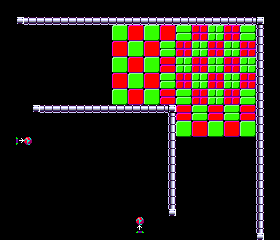

This game map was drawn from its Tiled (.tmx) file and the tilesets committed beside it. A one-line description and the full map source follow:
An orthogonal 35x30 tile map with 8x8 px tiles, 1 tile layer (Tile Layer 1).

<map version="1.9" tiledversion="1.9.2" orientation="orthogonal" renderorder="right-down" width="35" height="30" tilewidth="8" tileheight="8" infinite="0" nextlayerid="2" nextobjectid="1">
 <editorsettings>
  <export format="Breakout" />
 </editorsettings>
 <tileset firstgid="1" source="breakout-tiles.tsx" />
 <layer id="1" name="Tile Layer 1" width="35" height="30" offsetx="0" offsety="1.18835">
  <data encoding="csv">
0,0,0,0,0,0,0,0,0,0,0,0,0,0,0,0,0,0,0,0,0,0,0,0,0,0,0,0,0,0,0,0,0,0,0,
0,0,0,0,0,0,0,0,0,0,0,0,0,0,0,0,0,0,0,0,0,0,0,0,0,0,0,0,0,0,0,0,0,0,0,
0,0,6,7,7,7,7,7,7,7,7,7,7,7,7,7,7,7,7,7,7,7,7,7,7,7,7,7,7,7,7,7,6,0,0,
0,0,0,0,0,0,0,0,0,0,0,0,0,0,71,72,65,66,71,72,65,66,39,40,17,17,20,20,17,17,39,40,8,0,0,
0,0,0,0,0,0,0,0,0,0,0,0,0,0,87,88,81,82,87,88,81,82,39,40,17,17,20,20,17,17,39,40,8,0,0,
0,0,0,0,0,0,0,0,0,0,0,0,0,0,65,66,71,72,65,66,39,40,17,17,20,20,17,17,20,20,17,17,8,0,0,
0,0,0,0,0,0,0,0,0,0,0,0,0,0,81,82,87,88,81,82,39,40,17,17,20,20,17,17,20,20,17,17,8,0,0,
0,0,0,0,0,0,0,0,0,0,0,0,0,0,71,72,65,66,71,72,33,34,20,20,17,17,20,20,17,17,20,20,8,0,0,
0,0,0,0,0,0,0,0,0,0,0,0,0,0,87,88,81,82,87,88,33,34,20,20,17,17,20,20,17,17,20,20,8,0,0,
0,0,0,0,0,0,0,0,0,0,0,0,0,0,65,66,71,72,65,66,39,40,17,17,20,20,17,17,20,20,17,17,8,0,0,
0,0,0,0,0,0,0,0,0,0,0,0,0,0,81,82,87,88,81,82,39,40,17,17,20,20,17,17,20,20,17,17,8,0,0,
0,0,0,0,0,0,0,0,0,0,0,0,0,0,71,72,65,66,71,72,33,34,39,40,17,17,20,20,17,17,39,40,8,0,0,
0,0,0,0,0,0,0,0,0,0,0,0,0,0,87,88,81,82,87,88,33,34,39,40,17,17,20,20,17,17,39,40,8,0,0,
0,0,0,0,6,7,7,7,7,7,7,7,7,7,7,7,7,7,7,7,7,6,33,34,39,40,33,34,39,40,33,34,8,0,0,
0,0,0,0,0,0,0,0,0,0,0,0,0,0,0,0,0,0,0,0,0,8,33,34,39,40,33,34,39,40,33,34,8,0,0,
0,0,0,0,0,0,0,0,0,0,0,0,0,0,0,0,0,0,0,0,0,8,71,72,65,66,71,72,65,66,71,72,8,0,0,
0,0,0,0,0,0,0,0,0,0,0,0,0,0,0,0,0,0,0,0,0,8,87,88,81,82,87,88,81,82,87,88,8,0,0,
0,0,131,145,0,0,0,0,0,0,0,0,0,0,0,0,0,0,0,0,0,8,0,0,0,0,0,0,0,0,0,0,8,0,0,
0,0,0,0,0,0,0,0,0,0,0,0,0,0,0,0,0,0,0,0,0,8,0,0,0,0,0,0,0,0,0,0,8,0,0,
0,0,0,0,0,0,0,0,0,0,0,0,0,0,0,0,0,0,0,0,0,8,0,0,0,0,0,0,0,0,0,0,8,0,0,
0,0,0,0,0,0,0,0,0,0,0,0,0,0,0,0,0,0,0,0,0,8,0,0,0,0,0,0,0,0,0,0,8,0,0,
0,0,0,0,0,0,0,0,0,0,0,0,0,0,0,0,0,0,0,0,0,8,0,0,0,0,0,0,0,0,0,0,8,0,0,
0,0,0,0,0,0,0,0,0,0,0,0,0,0,0,0,0,0,0,0,0,8,0,0,0,0,0,0,0,0,0,0,8,0,0,
0,0,0,0,0,0,0,0,0,0,0,0,0,0,0,0,0,0,0,0,0,8,0,0,0,0,0,0,0,0,0,0,8,0,0,
0,0,0,0,0,0,0,0,0,0,0,0,0,0,0,0,0,0,0,0,0,8,0,0,0,0,0,0,0,0,0,0,8,0,0,
0,0,0,0,0,0,0,0,0,0,0,0,0,0,0,0,0,0,0,0,0,8,0,0,0,0,0,0,0,0,0,0,8,0,0,
0,0,0,0,0,0,0,0,0,0,0,0,0,0,0,0,0,0,0,0,0,6,0,0,0,0,0,0,0,0,0,0,8,0,0,
0,0,0,0,0,0,0,0,0,0,0,0,0,0,0,0,0,145,0,0,0,0,0,0,0,0,0,0,0,0,0,0,8,0,0,
0,0,0,0,0,0,0,0,0,0,0,0,0,0,0,0,0,129,0,0,0,0,0,0,0,0,0,0,0,0,0,0,8,0,0,
0,0,0,0,0,0,0,0,0,0,0,0,0,0,0,0,0,0,0,0,0,0,0,0,0,0,0,0,0,0,0,0,6,0,0
</data>
 </layer>
</map>
